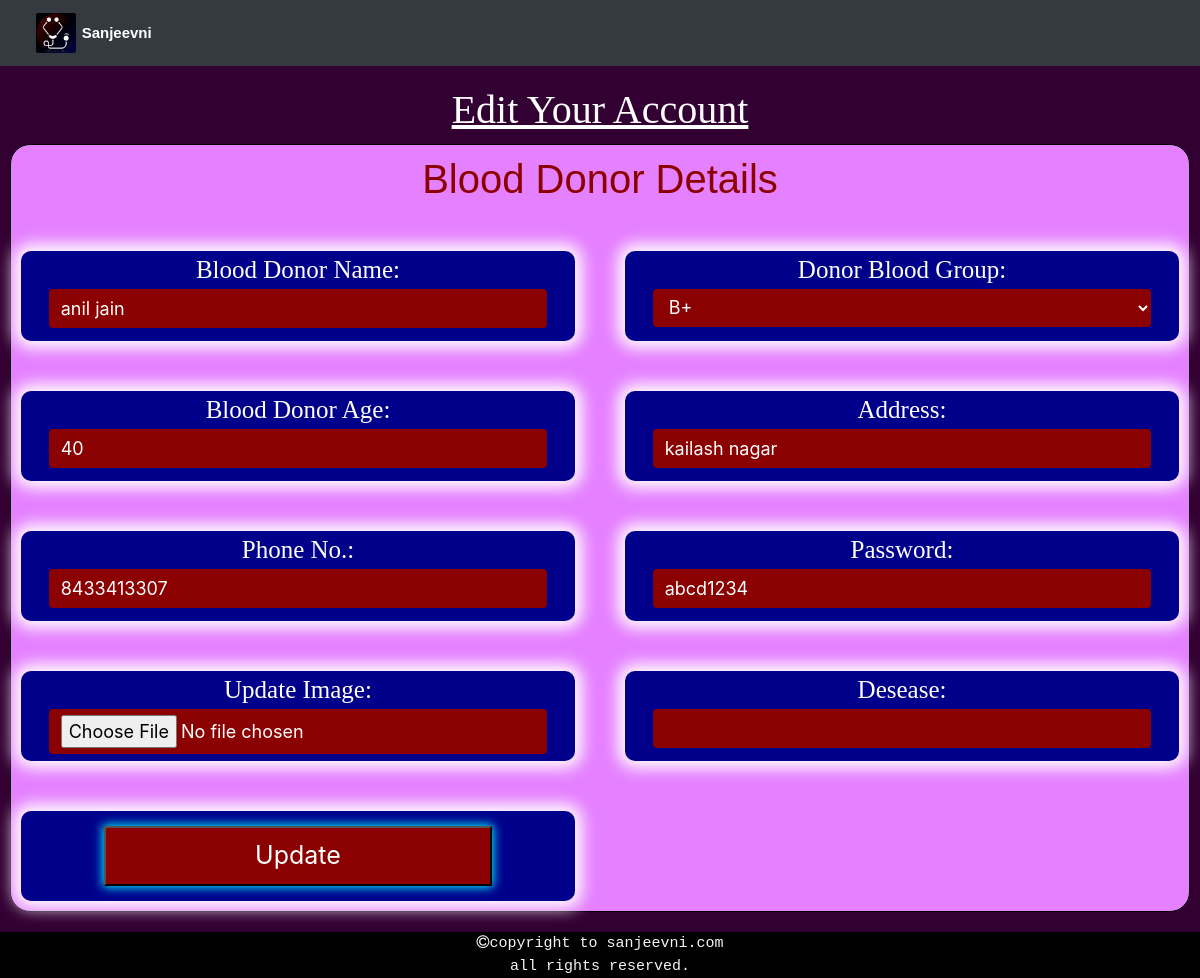
/blood_donor/blood_donor_edit_profile.php (signed in), run on the app's committed database.
### tables this page shows
CREATE TABLE `blood_donor` (
  `id` int(20) NOT NULL,
  `email` varchar(100) NOT NULL,
  `pass` varchar(50) NOT NULL,
  `name` varchar(100) NOT NULL,
  `age` int(3) NOT NULL,
  `address` varchar(100) NOT NULL,
  `blood_grp` varchar(100) NOT NULL,
  `phone_no` varchar(20) NOT NULL,
  `country` varchar(10) NOT NULL,
  `state` varchar(20) NOT NULL,
  `district` varchar(20) NOT NULL,
  `any_desease` varchar(200) NOT NULL,
  `image` text NOT NULL,
  `reg_date` text NOT NULL,
  `ver_code` int(30) NOT NULL,
  `status` varchar(20) NOT NULL
);

### blood_donor/blood_donor_profile_page_script.php (called while the page is built, shortened)
<?php
include("../includes/connection.php");
$user = $_SESSION['email'];
$get_user="select * from blood_donor where email='$user'";
$run_user=mysqli_query($con,$get_user);
$row=mysqli_fetch_array($run_user);
$D_Name=$row['name'];
$Age=$row['age'];
$Password=$row['pass'];
$Address=$row['address'];
$D_Phone_No=$row['phone_no'];
$Blood_Group=$row['blood_grp'];
$desease=$row['any_desease'];
?>

### blood_donor/blood_donor_edit_profile.php (the view, shortened to what this page needs)
<!DOCTYPE html>
<?php include("blood_donor_profile_page_script.php"); ?>
<html>
<head>
    <link rel="stylesheet" href="https://maxcdn.bootstrapcdn.com/bootstrap/4.0.0-alpha.6/css/bootstrap.min.css">
    <link rel="stylesheet" href="https://cdnjs.cloudflare.com/ajax/libs/font-awesome/4.7.0/css/font-awesome.min.css">
    <link rel="stylesheet" href="../style/blood_donor_edit_profile_page_stylesheet.css">
</head>
<body>
    <nav class="navbar navbar-toggleable-md navbar-light  bg-dark">
        <a class="navbar-brand" href="#"><img class="img-fluid logoimg" src="../image/logoimg.jpg">
            <h7 class="brand-name"><b>Sanjeevni</b></h7>
        </a>
    </nav>
    <h1 class="edit_line">edit your account</h1>
    <form action="" method="post" enctype="multipart/form-data">
        <div class="c2">
            <h1 class="detail_line">blood donor details</h1>
            <div class="fluid-container details">
                <div class="row">
                    <div class="col-sm-6">
                        <div class="col1">
                            <p class="title">blood donor name:</p>
                            <input name="u_donor_name" type="text" class="form-control" value="<?php echo"$D_Name" ; ?>">
                        </div>
                    </div>
                    <div class="col-sm-6">
                        <div class="col2">
                            <p class="title">donor blood group:</p>
                            <select name="u_blood_grp" class="form-control">
                                    <option><?php echo"$Blood_Group"; ?></option>
                                </select>
                        </div>
                    </div>
                </div>
                <div class="row">
                    <div class="col-sm-6">
                        <div class="col1">
                            <p class="title">blood donor age:</p>
                            <input name="u_donor_age" type="text" class="form-control" value="<?php echo"$Age"; ?>"><br>
                        </div>
                    </div>
                    <div class="col-sm-6">
                        <div class="col2">
                            <p class="title">address:</p>
                            <input name="u_address" type="text" class="form-control" value="<?php echo"$Address"; ?>">
                        </div>
                    </div>
                </div>
                <div class="row">
                    <div class="col-sm-6">
                        <div class="col1">
                            <p class="title">phone no.:</p>
                            <input name="u_donor_phone_no" type="text" class="form-control" value="<?php echo"$D_Phone_No"; ?>">
                        </div>
                    </div>
                    <div class="col-sm-6">
                        <div class="col2">
                            <p class="title">password:</p>
                            <input name="u_make_password" type="text" class="form-control" value="<?php echo"$Password"; ?>">
                        </div>
                    </div>
                </div>
                <div class="row">
                    <div class="col-sm-6">
                        <div class="col1">
                            <p class="title">update image:</p>
                            <input class="form-control" name="u_image" type="file">
                        </div>
                    </div>
                    <div class="col-sm-6">
                        <div class="col2">
                            <p class="title">desease:</p>
                            <input name="u_desease" type="text" class="form-control" value="<?php echo"$desease"; ?>">
                        </div>
                    </div>
                </div>
                <div class="row">
                    <div class="col-sm-6">
                        <div class="col1">
                            <button name="update" type="submit" class="update_btn">update</button>
                        </div>
                    </div>
                    <div class="col-sm-6">
                    </div>
                </div>
            </div>
        </div>
    </form>
    <footer>
        <div class="fluid-container f1">
            <div class="container-fluid ">
                <div class="row ourservicesrow">
                    <div class="col-sm-2 ourservices">
                    </div>
                    <div class="col-sm-10 aboutmeparagraph">
                    </div>
                </div>
                <pre class="copyrightline"><i class="fa fa-copyright" aria-hidden="true"></i>copyright to sanjeevni.com<br>all rights reserved.</pre>
            </div>
        </div>
    </footer>
</body>
</html>

### style/blood_donor_edit_profile_page_stylesheet.css (style rules this page uses)
nav { background-color: black; margin: 0; padding: 0; }
.brand-name { color: white; font-family: sans-serif; font-size: 15px; text-align: center; }
.logoimg { height: 40px; width: 40px; border-radius: 2px; margin-bottom: 0px; margin-top: 0px; margin-left: 20px; }
.f1 { background-color: black; margin: 0px; }
.copyrightline { text-align: center; font-size: 15px; font-style: normal; color: whitesmoke; margin: 0px; }
body { background-color: #330033; overflow-x: hidden; }
.edit_line { color: white; text-align: center; text-decoration: underline; text-transform: capitalize; font-family: serif; margin-top: 20px; }
.c2 { background-color: #e580ff; margin-left: 10px; margin-right: 10px; border-radius: 20px; border: 1px solid black; margin-top: 10px; margin-bottom: 20px; }
.detail_line { color: darkred; text-align: center; font-family: sans-serif; text-decoration: none; text-transform: capitalize; margin-top: 10px; }
.col1 { background-color: darkblue; margin-left: 10px; margin-right: 10px; margin-top: 40px; height: 90px; margin-bottom: 10px; border-radius: 10px; box-shadow: 0 0 16px 7px white ; }
.col2 { background-color: darkblue; margin-left: 10px; margin-right: 10px; margin-top: 40px; height: 90px; margin-bottom: 10px; border-radius: 10px; box-shadow: 0 0 16px 7px white ; }
.title { color: white; text-align: center; text-transform: capitalize; font-family: serif; font-size: 25px; margin: 0px; }
.update_btn { background-color: darkred; color: white; text-align: center; margin-left: 15%; margin-right: 15%; height: 60px; width: 70%; margin-top: 15px; margin-bottom: 15px; box-shadow: 0 0 10px 1px aqua ; font-size: 25px; text-transform: capitalize; }
.form-control { margin-left: auto; margin-right: auto; width: 90%; background-color: darkred; border: none; outline: none; color: white; font-size: 18px; }

### data on the page
blood_donor: u_donor_name "anil jain", u_blood_grp "B+", u_donor_age "40", u_address "kailash nagar", u_donor_phone_no "8433413307", u_make_password "abcd1234"
